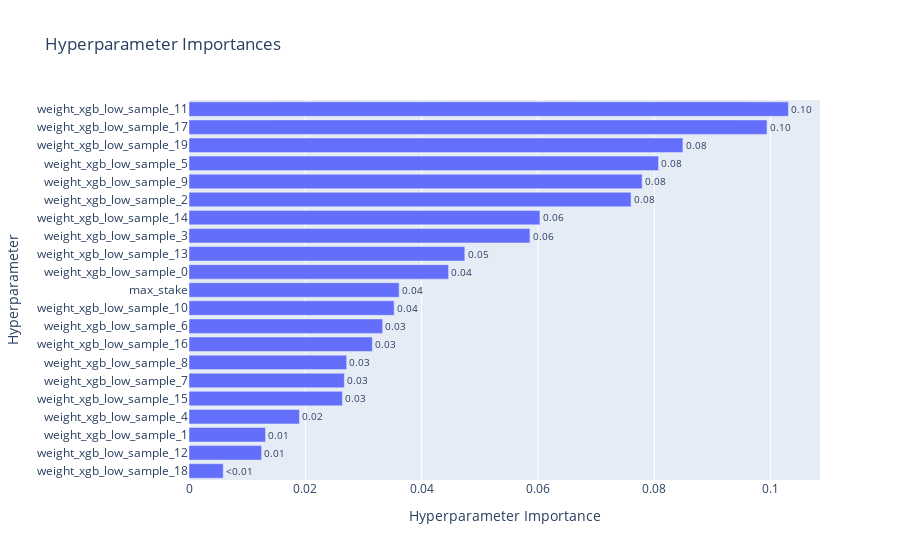

Notebook cell for this chart:
### Code cell
from optuna.visualization import plot_param_importances

plot_param_importances(study)

### Figure 1 — Plotly figure (JSON) as saved in the notebook; plotly's stock layout.template omitted (floating-point values rounded to 4 significant figures)
{"data": [{"cliponaxis": false, "hovertemplate": ["weight_xgb_low_sample_18 (FloatDistribution): 0.00588788137906717<extra></extra>", "weight_xgb_low_sample_12 (FloatDistribution): 0.012481639756939293<extra></extra>", "weight_xgb_low_sample_1 (FloatDistribution): 0.013162745733340952<extra></extra>", "weight_xgb_low_sample_4 (FloatDistribution): 0.018985945432460235<extra></extra>", "weight_xgb_low_sample_15 (FloatDistribution): 0.026371404154824262<extra></extra>", "weight_xgb_low_sample_7 (FloatDistribution): 0.026709482781541262<extra></extra>", "weight_xgb_low_sample_8 (FloatDistribution): 0.027111353195532463<extra></extra>", "weight_xgb_low_sample_16 (FloatDistribution): 0.03152246573432156<extra></extra>", "weight_xgb_low_sample_6 (FloatDistribution): 0.03329897225096895<extra></extra>", "weight_xgb_low_sample_10 (FloatDistribution): 0.03528045298025874<extra></extra>", "max_stake (FloatDistribution): 0.036134104050961735<extra></extra>", "weight_xgb_low_sample_0 (FloatDistribution): 0.044629818597231766<extra></extra>", "weight_xgb_low_sample_13 (FloatDistribution): 0.047422570725572884<extra></extra>", "weight_xgb_low_sample_3 (FloatDistribution): 0.05862495302505063<extra></extra>", "weight_xgb_low_sample_14 (FloatDistribution): 0.0603384783125094<extra></extra>", "weight_xgb_low_sample_2 (FloatDistribution): 0.07601366949046108<extra></extra>", "weight_xgb_low_sample_9 (FloatDistribution): 0.0779140312321795<extra></extra>", "weight_xgb_low_sample_5 (FloatDistribution): 0.08073565016221902<extra></extra>", "weight_xgb_low_sample_19 (FloatDistribution): 0.08491799242206911<extra></extra>", "weight_xgb_low_sample_17 (FloatDistribution): 0.09938608689594466<extra></extra>", "weight_xgb_low_sample_11 (FloatDistribution): 0.10307030168654512<extra></extra>"], "name": "Objective Value", "orientation": "h", "text": ["<0.01", "0.01", "0.01", "0.02", "0.03", "0.03", "0.03", "0.03", "0.03", "0.04", "0.04", "0.04", "0.05", "0.06", "0.06", "0.08", "0.08", "0.08", "0.08", "0.10", "0.10"], "textposition": "outside", "x": [0.005888, 0.01248, 0.01316, 0.01899, 0.02637, 0.02671, 0.02711, 0.03152, 0.0333, 0.03528, 0.03613, 0.04463, 0.04742, 0.05862, 0.06034, 0.07601, 0.07791, 0.08074, 0.08492, 0.09939, 0.1031], "y": ["weight_xgb_low_sample_18", "weight_xgb_low_sample_12", "weight_xgb_low_sample_1", "weight_xgb_low_sample_4", "weight_xgb_low_sample_15", "weight_xgb_low_sample_7", "weight_xgb_low_sample_8", "weight_xgb_low_sample_16", "weight_xgb_low_sample_6", "weight_xgb_low_sample_10", "max_stake", "weight_xgb_low_sample_0", "weight_xgb_low_sample_13", "weight_xgb_low_sample_3", "weight_xgb_low_sample_14", "weight_xgb_low_sample_2", "weight_xgb_low_sample_9", "weight_xgb_low_sample_5", "weight_xgb_low_sample_19", "weight_xgb_low_sample_17", "weight_xgb_low_sample_11"], "type": "bar"}], "layout": {"title": {"text": "Hyperparameter Importances"}, "xaxis": {"title": {"text": "Hyperparameter Importance"}}, "yaxis": {"title": {"text": "Hyperparameter"}}}}
